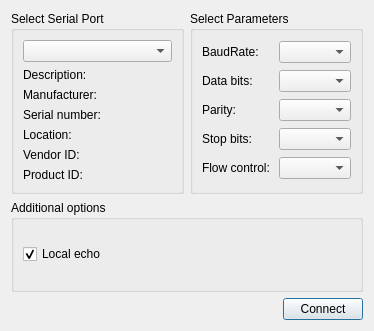
<?xml version="1.0" encoding="UTF-8"?>
<ui version="4.0">
 <class>SettingsDialog</class>
 <widget class="QDialog" name="SettingsDialog">
  <property name="geometry">
   <rect>
    <x>0</x>
    <y>0</y>
    <width>374</width>
    <height>331</height>
   </rect>
  </property>
  <property name="windowTitle">
   <string>Settings</string>
  </property>
  <layout class="QGridLayout" name="gridLayout_3">
   <item row="0" column="1">
    <widget class="QGroupBox" name="parametersBox">
     <property name="title">
      <string>Select Parameters</string>
     </property>
     <layout class="QGridLayout" name="gridLayout_2">
      <item row="0" column="0">
       <widget class="QLabel" name="baudRateLabel">
        <property name="text">
         <string>BaudRate:</string>
        </property>
       </widget>
      </item>
      <item row="0" column="1">
       <widget class="QComboBox" name="baudRateBox"/>
      </item>
      <item row="1" column="0">
       <widget class="QLabel" name="dataBitsLabel">
        <property name="text">
         <string>Data bits:</string>
        </property>
       </widget>
      </item>
      <item row="1" column="1">
       <widget class="QComboBox" name="dataBitsBox"/>
      </item>
      <item row="2" column="0">
       <widget class="QLabel" name="parityLabel">
        <property name="text">
         <string>Parity:</string>
        </property>
       </widget>
      </item>
      <item row="2" column="1">
       <widget class="QComboBox" name="parityBox"/>
      </item>
      <item row="3" column="0">
       <widget class="QLabel" name="stopBitsLabel">
        <property name="text">
         <string>Stop bits:</string>
        </property>
       </widget>
      </item>
      <item row="3" column="1">
       <widget class="QComboBox" name="stopBitsBox"/>
      </item>
      <item row="4" column="0">
       <widget class="QLabel" name="flowControlLabel">
        <property name="text">
         <string>Flow control:</string>
        </property>
       </widget>
      </item>
      <item row="4" column="1">
       <widget class="QComboBox" name="flowControlBox"/>
      </item>
     </layout>
    </widget>
   </item>
   <item row="0" column="0">
    <widget class="QGroupBox" name="selectBox">
     <property name="title">
      <string>Select Serial Port</string>
     </property>
     <layout class="QGridLayout" name="gridLayout">
      <item row="0" column="0">
       <widget class="QComboBox" name="serialPortInfoListBox"/>
      </item>
      <item row="1" column="0">
       <widget class="QLabel" name="descriptionLabel">
        <property name="text">
         <string>Description:</string>
        </property>
       </widget>
      </item>
      <item row="2" column="0">
       <widget class="QLabel" name="manufacturerLabel">
        <property name="text">
         <string>Manufacturer:</string>
        </property>
       </widget>
      </item>
      <item row="3" column="0">
       <widget class="QLabel" name="serialNumberLabel">
        <property name="text">
         <string>Serial number:</string>
        </property>
       </widget>
      </item>
      <item row="4" column="0">
       <widget class="QLabel" name="locationLabel">
        <property name="text">
         <string>Location:</string>
        </property>
       </widget>
      </item>
      <item row="5" column="0">
       <widget class="QLabel" name="vidLabel">
        <property name="text">
         <string>Vendor ID:</string>
        </property>
       </widget>
      </item>
      <item row="6" column="0">
       <widget class="QLabel" name="pidLabel">
        <property name="text">
         <string>Product ID:</string>
        </property>
       </widget>
      </item>
     </layout>
    </widget>
   </item>
   <item row="2" column="0" colspan="2">
    <layout class="QHBoxLayout" name="horizontalLayout">
     <item>
      <spacer name="horizontalSpacer">
       <property name="orientation">
        <enum>Qt::Horizontal</enum>
       </property>
       <property name="sizeHint" stdset="0">
        <size>
         <width>96</width>
         <height>20</height>
        </size>
       </property>
      </spacer>
     </item>
     <item>
      <widget class="QPushButton" name="applyButton">
       <property name="text">
        <string>Connect</string>
       </property>
      </widget>
     </item>
    </layout>
   </item>
   <item row="1" column="0" colspan="2">
    <widget class="QGroupBox" name="additionalOptionsGroupBox">
     <property name="title">
      <string>Additional options</string>
     </property>
     <layout class="QVBoxLayout" name="verticalLayout">
      <item>
       <widget class="QCheckBox" name="localEchoCheckBox">
        <property name="text">
         <string>Local echo</string>
        </property>
        <property name="checked">
         <bool>true</bool>
        </property>
       </widget>
      </item>
     </layout>
    </widget>
   </item>
  </layout>
 </widget>
 <resources/>
 <connections/>
</ui>
